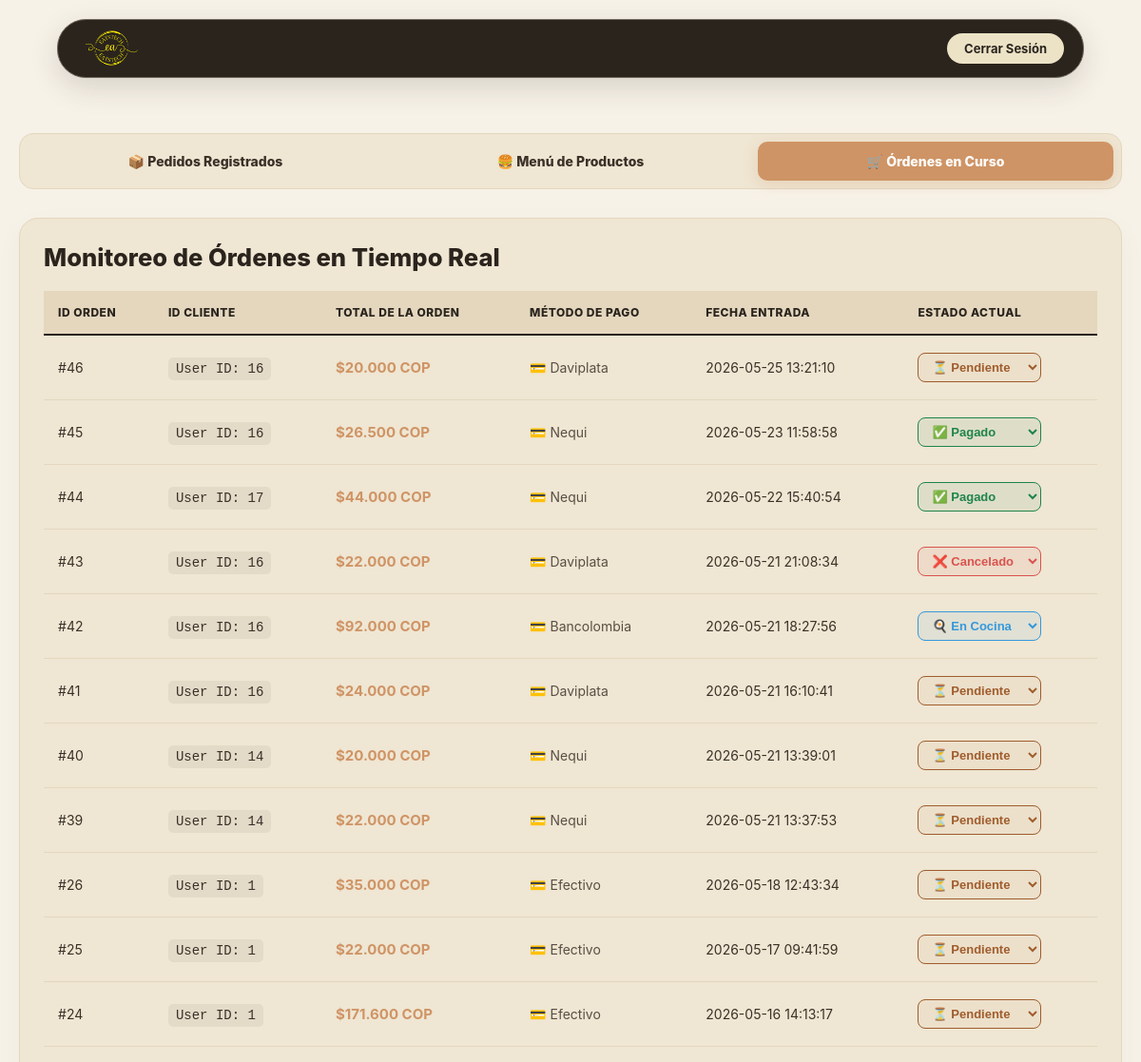
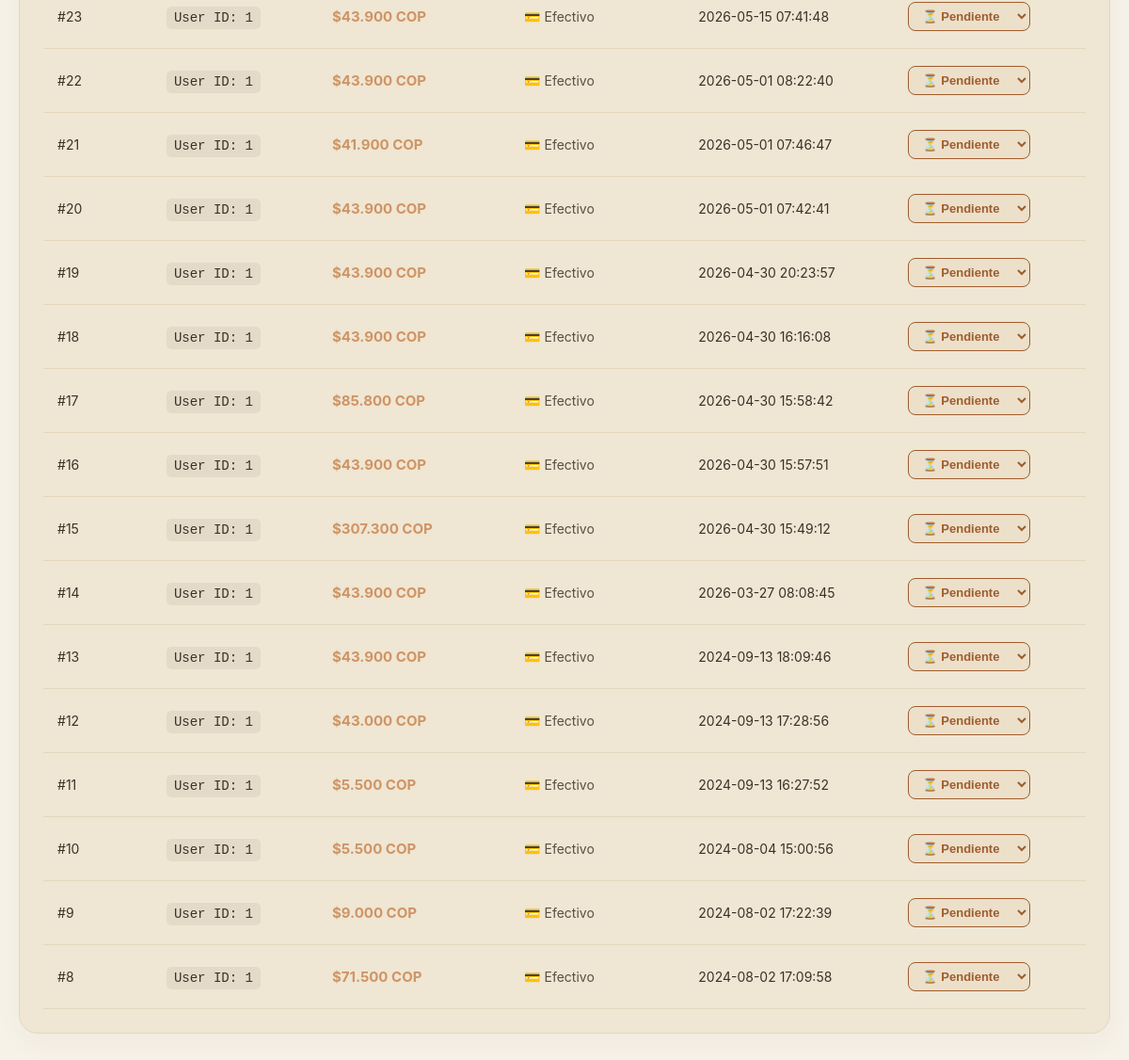
Page /admin/admin_dashboard.php?seccion=ordenes (signed in) on the committed database (2 pictures, top to bottom).
### tables this page shows
CREATE TABLE `orden` (
  `id` int(11) NOT NULL,
  `customer_id` int(11) DEFAULT NULL,
  `total_price` float(10,2) NOT NULL,
  `created` datetime NOT NULL,
  `modified` datetime NOT NULL,
  `status` varchar(50) DEFAULT 'En Espera',
  `metodo_pago` varchar(50) DEFAULT 'efectivo',
  `nombre_cliente` varchar(100) DEFAULT NULL,
  `telefono` varchar(20) DEFAULT NULL,
  `direccion` varchar(200) DEFAULT NULL,
  `correo_cliente` varchar(100) DEFAULT NULL
);

### admin/admin_dashboard.php (the view, shortened to what this page needs)
<?php
$seccion = isset($_GET['seccion']) ? $_GET['seccion'] : 'pedidos';
?>
<!DOCTYPE html>
<html lang="es">
<head>
</head>
<body>
    <nav class="navbar">
        <img src="/Eatstech/assets/images/logo.png" alt="Logo" class="nav-logo">
        <a href="../modules/usuarios/iniciodesesion.php" class="btn-logout">Cerrar Sesión</a>
    </nav>
    <div class="dashboard-container">
        <div class="submenu-admin">
            <a href="./admin_dashboard.php?seccion=pedidos" class="<?php echo $seccion === 'pedidos' ? 'active' : ''; ?>">📦 Pedidos Registrados</a>
            <a href="./admin_dashboard.php?seccion=productos" class="<?php echo $seccion === 'productos' ? 'active' : ''; ?>">🍔 Menú de Productos</a>
            <a href="./admin_dashboard.php?seccion=ordenes" class="<?php echo $seccion === 'ordenes' ? 'active' : ''; ?>">🛒 Órdenes en Curso</a>
        </div>
        <?php if ($seccion === 'ordenes'):
            $res = $db->query("SELECT * FROM orden ORDER BY id DESC");
        ?>
        <div class="panel-box">
            <div class="panel-header">
                <h2>Monitoreo de Órdenes en Tiempo Real</h2>
            </div>
            <div class="table-responsive">
                <table>
                    <thead>
                        <tr>
                            <th>ID Orden</th>
                            <th>ID Cliente</th>
                            <th>Total de la Orden</th>
                            <th>Método de Pago</th>
                            <th>Fecha Entrada</th>
                            <th>Estado Actual</th>
                        </tr>
                    </thead>
                    <tbody>
                        <?php while($row = $res->fetch_assoc()): ?>
                        <tr>
                            <td>#<?php echo $row['id']; ?></td>
                            <td>
                                <span style="background: rgba(0,0,0,0.05); padding: 4px 8px; border-radius: 5px; font-family: monospace;">
                                    User ID: <?php echo $row['customer_id']; ?>
                                </span>
                            </td>
                            <td style="color: var(--amarillo); font-weight: bold; font-size: 15px;">
                                $<?php echo number_format($row['total_price'], 0, ',', '.'); ?> COP
                            </td>
                            <td style="text-transform: capitalize; color: #5a4f44;">
                                💳 <?php echo htmlspecialchars($row['metodo_pago']); ?>
                            </td>
                            <td><?php echo $row['created']; ?></td>
                            <td>
                                <div class="status-select-container">
                                    <select class="status-select" data-id="<?php echo $row['id']; ?>" data-tabla="orden" onchange="cambiarEstadoFila(this)">
                                        <option value="Pendiente" <?php echo ($row['status'] == 'Pendiente') ? 'selected' : ''; ?>>⏳ Pendiente</option>
                                        <option value="En Cocina" <?php echo ($row['status'] == 'En Cocina') ? 'selected' : ''; ?>>🍳 En Cocina</option>
                                        <option value="Pagado" <?php echo ($row['status'] == 'Pagado') ? 'selected' : ''; ?>>✅ Pagado</option>
                                        <option value="Cancelado" <?php echo ($row['status'] == 'Cancelado') ? 'selected' : ''; ?>>❌ Cancelado</option>
                                    </select>
                                </div>
                            </td>
                        </tr>
                        <?php endwhile; ?>
                    </tbody>
                </table>
            </div>
        </div>
        <?php endif; ?>
    </div>
</body>
</html>

### rows in the picture
orden: id "46", customer "16", total_price "20.000", metodo_pago "Daviplata", created "2026-05-25 13:21:10", id "⏳ Pendiente"
orden: id "45", customer "16", total_price "26.500", metodo_pago "Nequi", created "2026-05-23 11:58:58", status+id "✅ Pagado"
orden: id "44", customer "17", total_price "44.000", metodo_pago "Nequi", created "2026-05-22 15:40:54", status+id "✅ Pagado"
orden: id "43", customer "16", total_price "22.000", metodo_pago "Daviplata", created "2026-05-21 21:08:34", status+id "❌ Cancelado"
orden: id "42", customer "16", total_price "92.000", metodo_pago "Bancolombia", created "2026-05-21 18:27:56", status+id "🍳 En Cocina"
orden: id "41", customer "16", total_price "24.000", metodo_pago "Daviplata", created "2026-05-21 16:10:41", status+id "⏳ Pendiente"
orden: id "40", customer "14", total_price "20.000", metodo_pago "Nequi", created "2026-05-21 13:39:01", status+id "⏳ Pendiente"
orden: id "39", customer "14", total_price "22.000", metodo_pago "Nequi", created "2026-05-21 13:37:53", status+id "⏳ Pendiente"
orden: id "26", customer "1", total_price "35.000", metodo_pago "Efectivo", created "2026-05-18 12:43:34", status+id "⏳ Pendiente"
orden: id "25", customer "1", total_price "22.000", metodo_pago "Efectivo", created "2026-05-17 09:41:59", status+id "⏳ Pendiente"
orden: id "24", customer "1", total_price "171.600", metodo_pago "Efectivo", created "2026-05-16 14:13:17", status+id "⏳ Pendiente"
orden: id "23", customer "1", total_price "43.900", metodo_pago "Efectivo", created "2026-05-15 07:41:48", status+id "⏳ Pendiente"
orden: id "22", customer "1", total_price "43.900", metodo_pago "Efectivo", created "2026-05-01 08:22:40", status+id "⏳ Pendiente"
orden: id "21", customer "1", total_price "41.900", metodo_pago "Efectivo", created "2026-05-01 07:46:47", status+id "⏳ Pendiente"
orden: id "20", customer "1", total_price "43.900", metodo_pago "Efectivo", created "2026-05-01 07:42:41", status+id "⏳ Pendiente"
orden: id "19", customer "1", total_price "43.900", metodo_pago "Efectivo", created "2026-04-30 20:23:57", status+id "⏳ Pendiente"
orden: id "18", customer "1", total_price "43.900", metodo_pago "Efectivo", created "2026-04-30 16:16:08", status+id "⏳ Pendiente"
orden: id "17", customer "1", total_price "85.800", metodo_pago "Efectivo", created "2026-04-30 15:58:42", status+id "⏳ Pendiente"
orden: id "16", customer "1", total_price "43.900", metodo_pago "Efectivo", created "2026-04-30 15:57:51", status+id "⏳ Pendiente"
orden: id "15", customer "1", total_price "307.300", metodo_pago "Efectivo", created "2026-04-30 15:49:12", status+id "⏳ Pendiente"
orden: id "14", customer "1", total_price "43.900", metodo_pago "Efectivo", created "2026-03-27 08:08:45", status+id "⏳ Pendiente"
orden: id "13", customer "1", total_price "43.900", metodo_pago "Efectivo", created "2024-09-13 18:09:46", status+id "⏳ Pendiente"
orden: id "12", customer "1", total_price "43.000", metodo_pago "Efectivo", created "2024-09-13 17:28:56", status+id "⏳ Pendiente"
orden: id "11", customer "1", total_price "5.500", metodo_pago "Efectivo", created "2024-09-13 16:27:52", status+id "⏳ Pendiente"
orden: id "10", customer "1", total_price "5.500", metodo_pago "Efectivo", created "2024-08-04 15:00:56", status+id "⏳ Pendiente"
orden: id "9", customer "1", total_price "9.000", metodo_pago "Efectivo", created "2024-08-02 17:22:39", status+id "⏳ Pendiente"
orden: id "8", customer "1", total_price "71.500", metodo_pago "Efectivo", created "2024-08-02 17:09:58", status+id "⏳ Pendiente"
